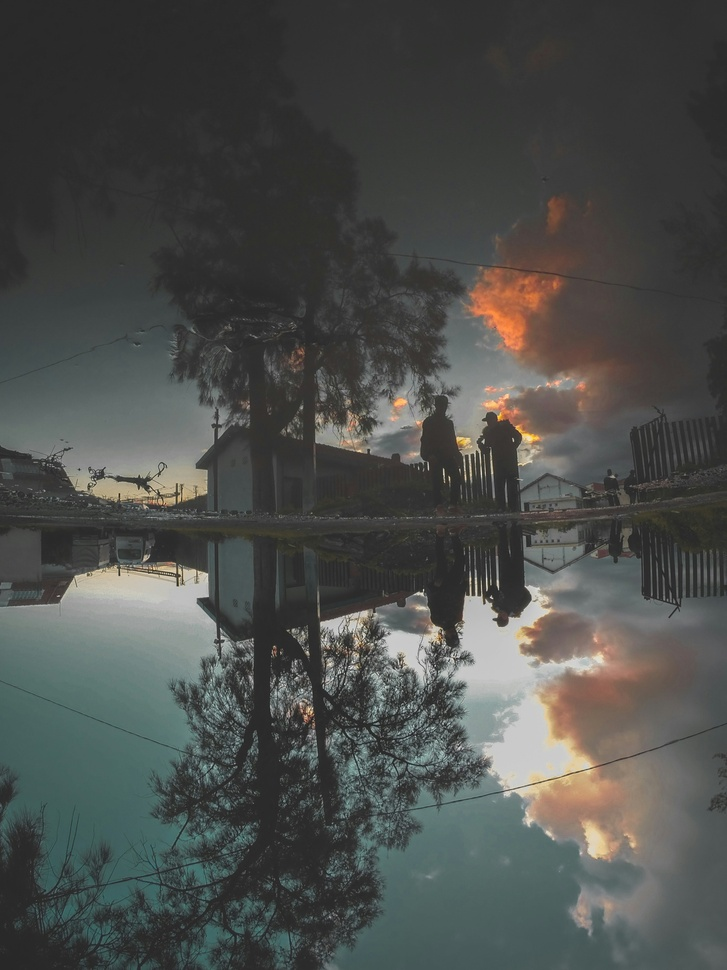
%> input picture LAB02/contast.jpg, 727 x 970 px, shrunk from 2250 x 3000 before the run
$ octave contrast.m   (GNU Octave 9; MATLAB toolbox functions it lacks are replaced by stand-ins)
%> lines starting %> are read from the running program, lines starting %| are printed output that depends on the picture
% Step 1: Read the RGB image
img = imread('C:\Users\CSELAB-2\Desktop\GIPLab02\contast.jpg'); % Replace 'your_image.jpg' with your image filename
%> img is the input picture: size 970x727x3 uint8; mean R, G, B 76.5, 78.7, 76

% Step 2: Define the stretching parameters
min_out = 0;       % Minimum intensity of the output image
max_out = 255;     % Maximum intensity of the output image

% Initialize the stretched image
img_stretched = img;

% Process each channel separately
for c = 1:size(img, 3)
    % Get the current channel
    channel = img(:,:,c);

    % Define the input range for the current channel
    min_in = double(min(channel(:)));
    max_in = double(max(channel(:)));

    % Apply contrast stretching
    channel_double = double(channel);
    channel_stretched = ((channel_double - min_in) / (max_in - min_in)) * (max_out - min_out) + min_out;

    % Store the result in the output image
    img_stretched(:,:,c) = uint8(channel_stretched);
end
%> this loop made 3 passes
%> (min_in, max_in) on passes 1 to 3: (17, 255), (26, 234), (0, 231)
%> pass 1, `channel = img(:,:,c);`:
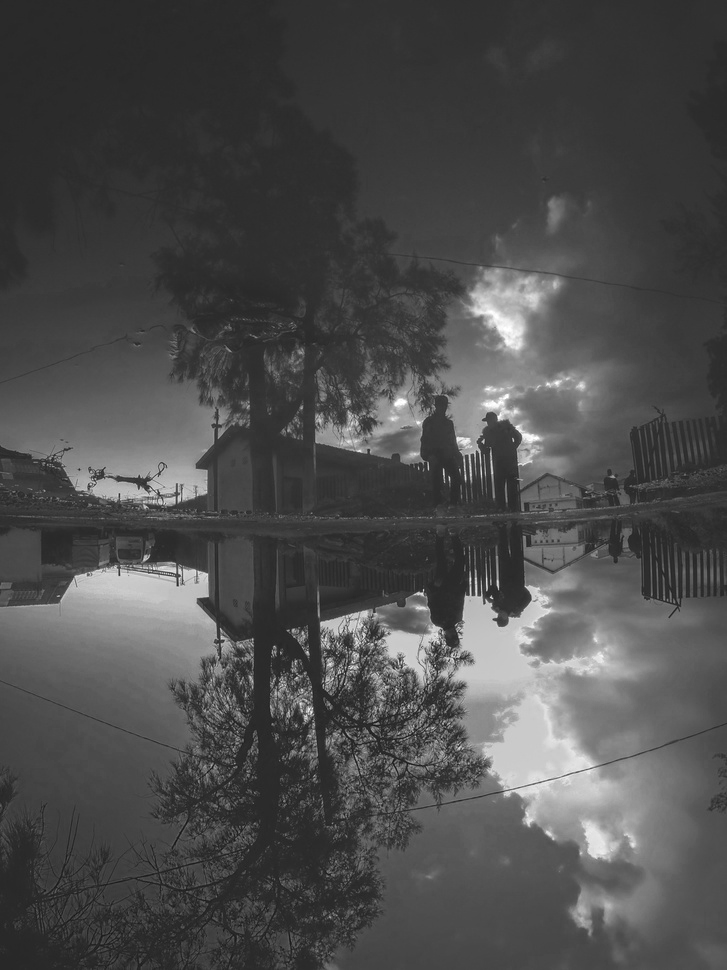
%> channel: size 970x727 uint8; min 17, max 255, mean 76.5
%> pass 2, `channel = img(:,:,c);`:
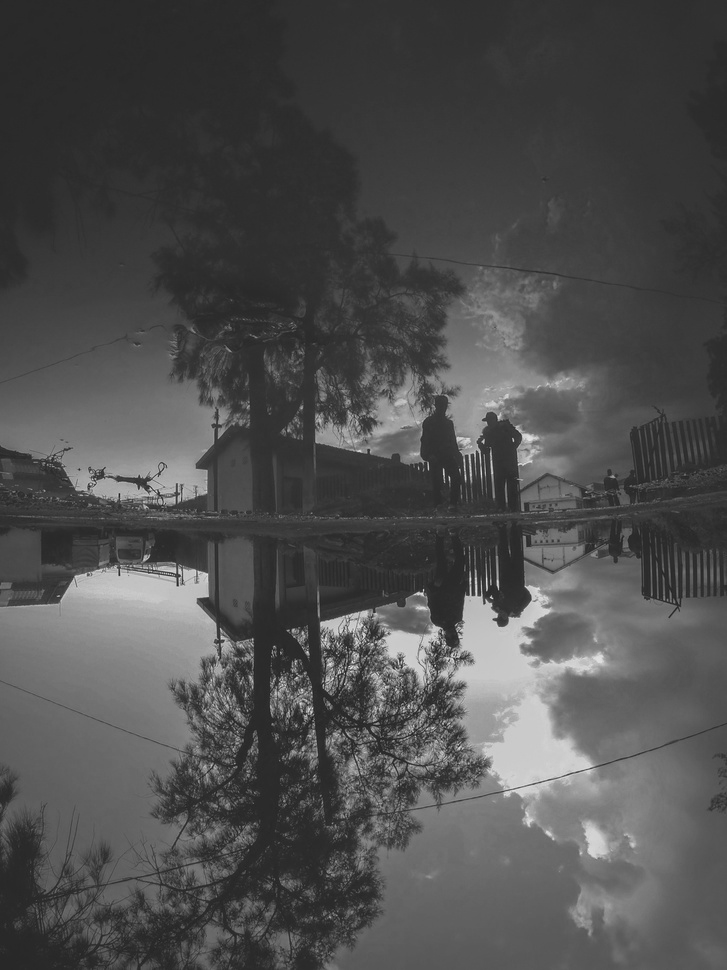
%> channel: size 970x727 uint8; min 26, max 234, mean 78.7
%> after the loop:
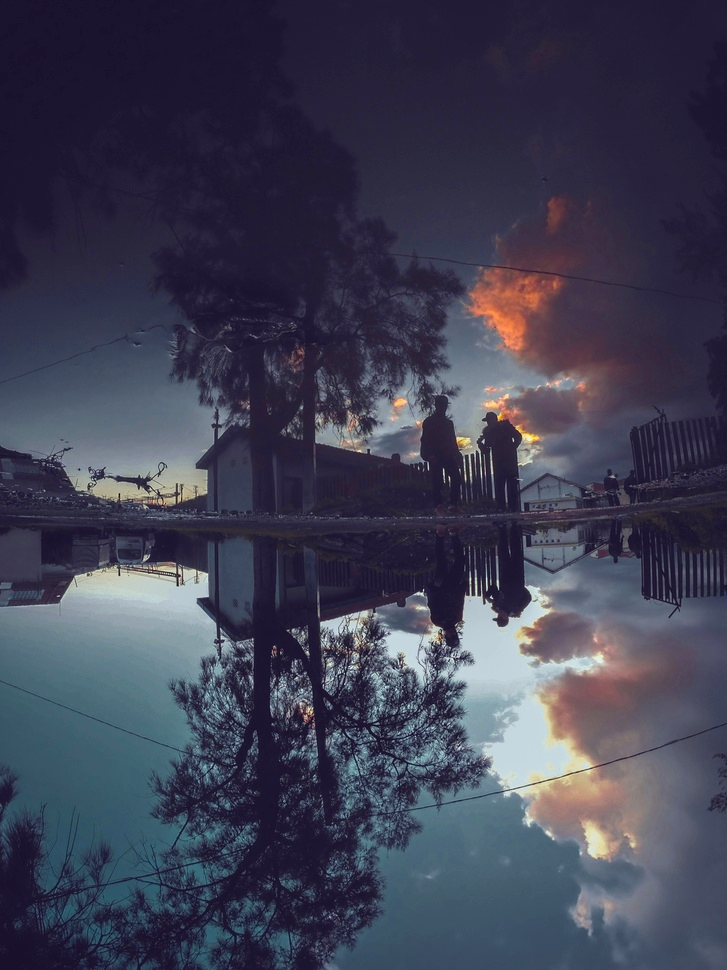
%> img_stretched: size 970x727x3 uint8; mean R, G, B 63.8, 64.6, 83.9

% Step 3: Display the original and stretched images
figure; % Open a new figure window

subplot(1,2,1);
imshow(img);
title('Original RGB Image');

subplot(1,2,2);
imshow(img_stretched);
title('Contrast Stretched RGB Image');

$ run again, with LAB02/negativeimage1.jpg copied over LAB02/contast.jpg
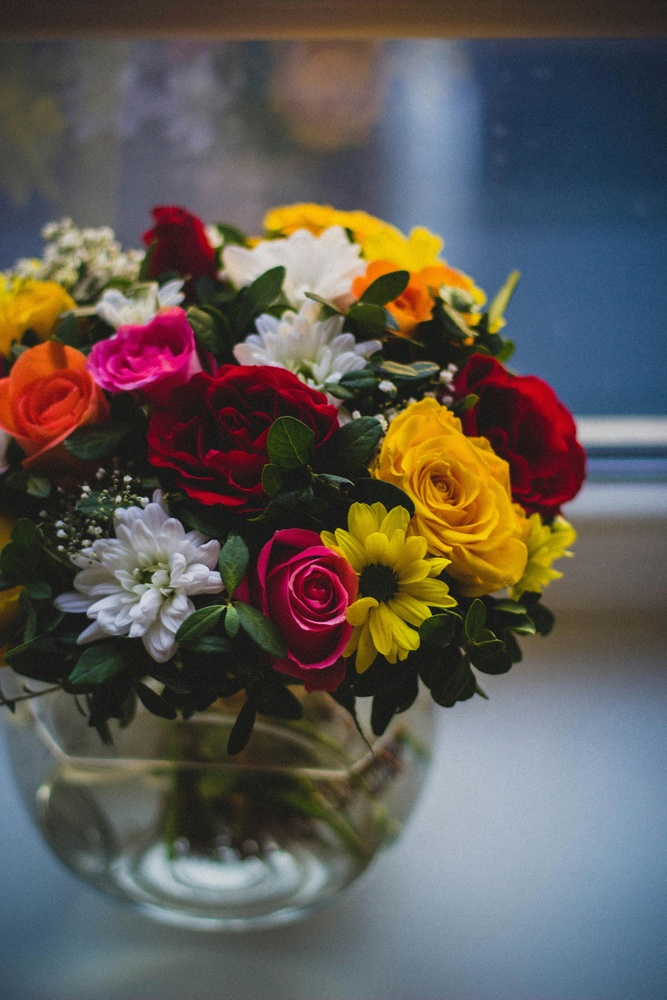
%> input picture LAB02/negativeimage1.jpg, 667 x 1000 px, shrunk from 3456 x 5184 before the run
%> img is the input picture: size 1000x667x3 uint8; mean R, G, B 95.2, 89.6, 84.5
%> the loop `for c = 1:size(img, 3)` made 3 passes
%> (min_in, max_in) on passes 1 to 3: (11, 255), (0, 223), (0, 229)
%> pass 1, `channel = img(:,:,c);`:
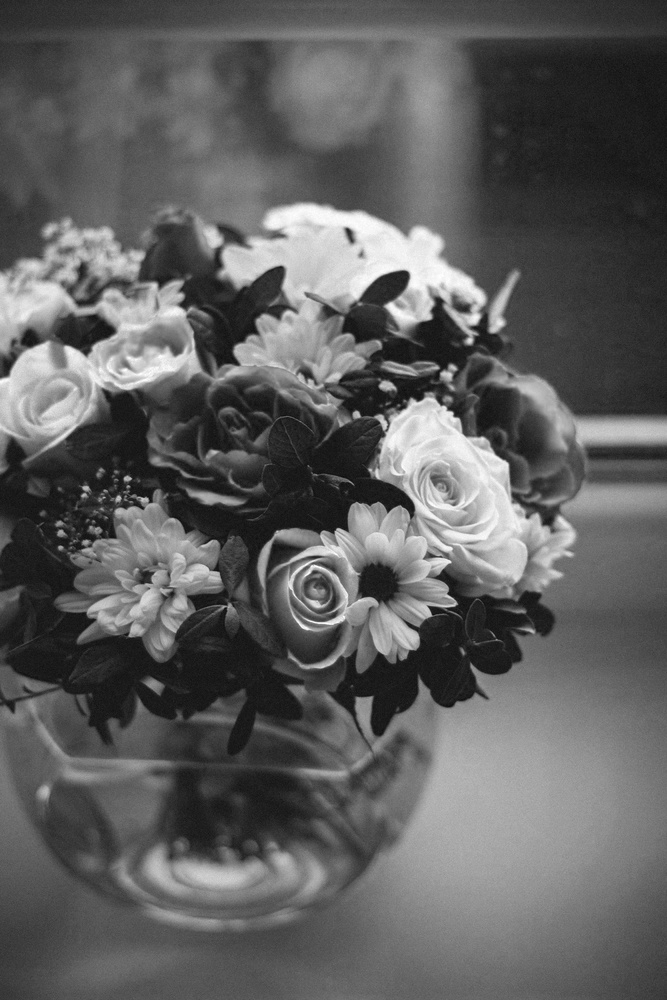
%> channel: size 1000x667 uint8; min 11, max 255, mean 95.2
%> after the loop `for c = 1:size(img, 3)`:
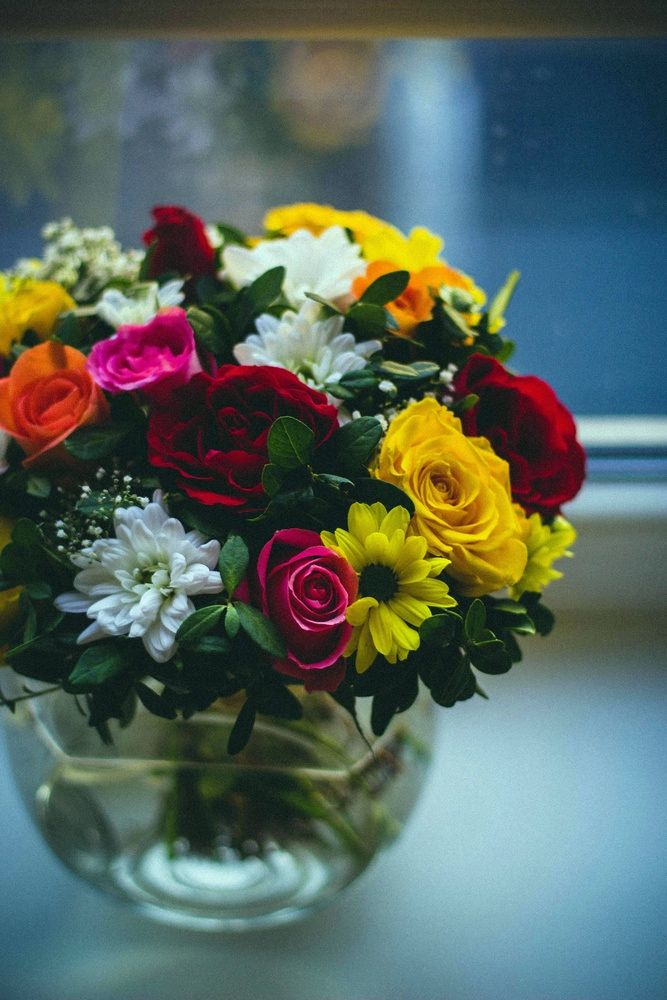
%> img_stretched: size 1000x667x3 uint8; mean R, G, B 88.1, 102.5, 94.1

$ run again, with LAB02/negativeimage2.jpg copied over LAB02/contast.jpg
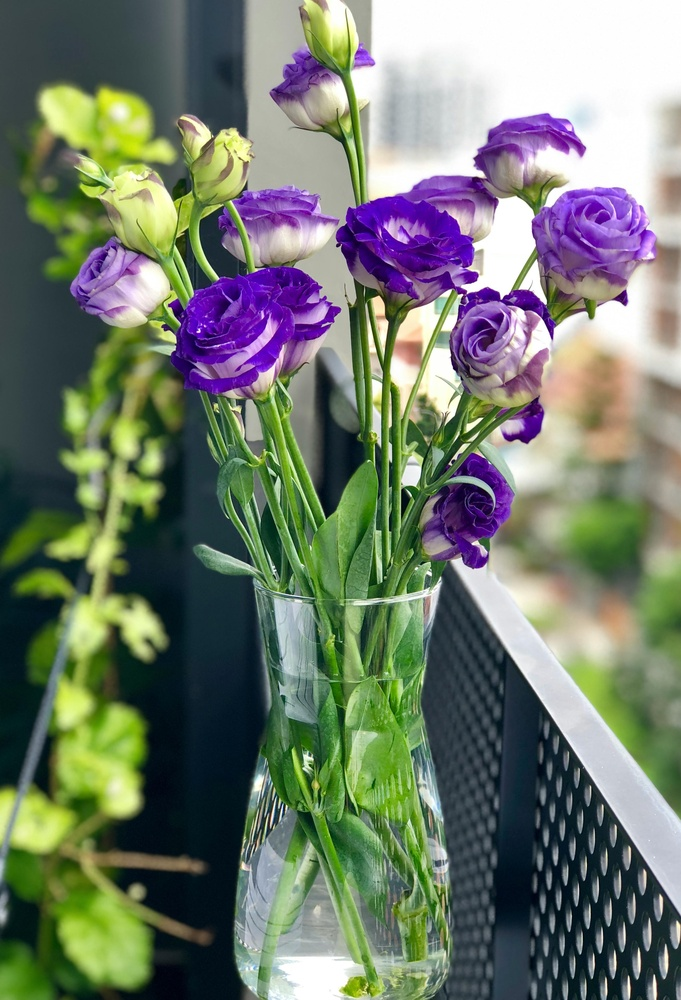
%> input picture LAB02/negativeimage2.jpg, 681 x 1000 px, shrunk from 2614 x 3838 before the run
%> img is the input picture: size 1000x681x3 uint8; mean R, G, B 113.7, 123, 108.2
%> the loop `for c = 1:size(img, 3)` made 3 passes
%> pass 1, `channel = img(:,:,c);`:
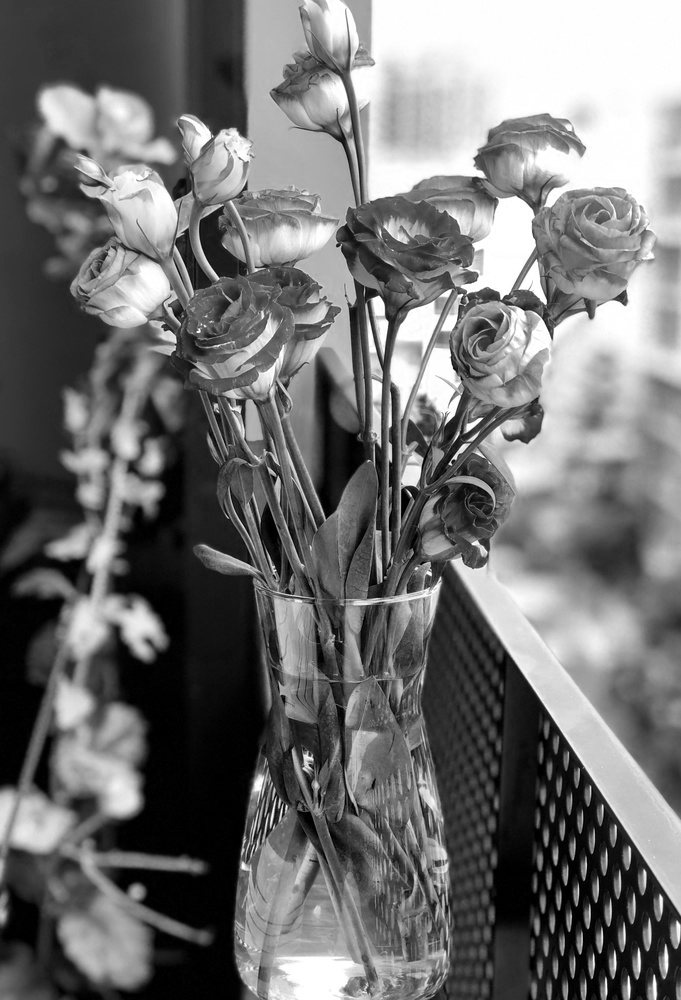
%> channel: size 1000x681 uint8; min 0, max 255, mean 113.7
%> pass 2, `channel = img(:,:,c);`:
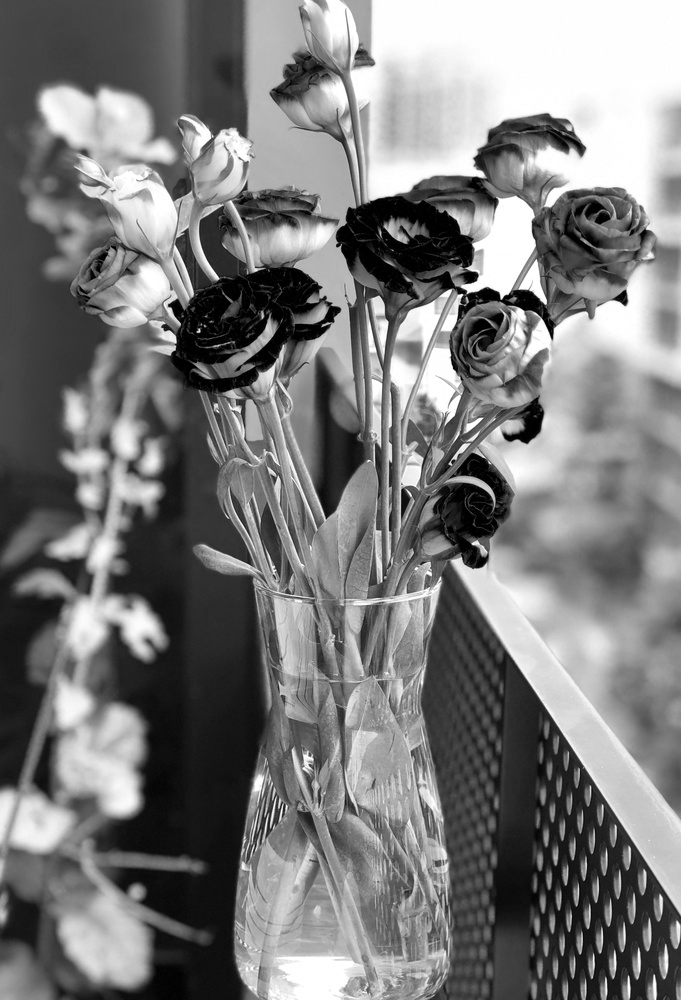
%> channel: size 1000x681 uint8; min 0, max 255, mean 123
